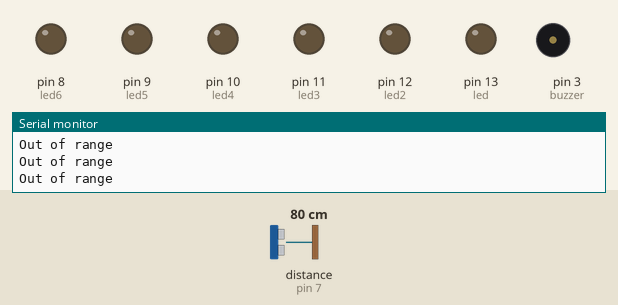
The sketch below on a simulated Arduino Uno, built with avr-gcc and run on an emulated ATmega328P. Shown: output pins drawn as LEDs (lit = HIGH), buzzer (waves = sounding), the last lines printed to the serial monitor. Wiring (inferred from the names in the program): ultrasonic range finder: trigger pin 6; echo pin 7. The inputs (shaded band) are chosen by the test bench; at power-on: distance to the obstacle (sensor on pin 7) 80 cm. The echo pulse lasts 58.3 µs per cm; pins used as bus, display or sensor lines are not drawn.

Above: at 1.3 s.
1.4 s: distance to the obstacle (sensor on pin 7) set to 34 cm
2.9 s: distance to the obstacle (sensor on pin 7) set to 30 cm
At 3.7 s:
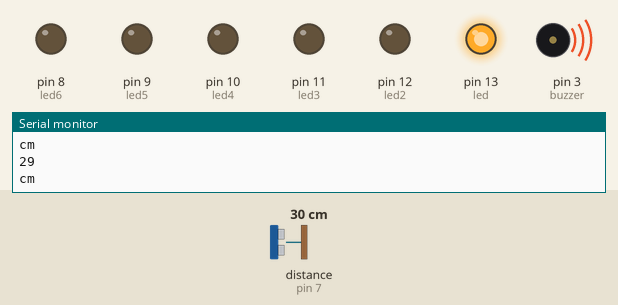
4.5 s: distance to the obstacle (sensor on pin 7) set to 23 cm
At 5.2 s:
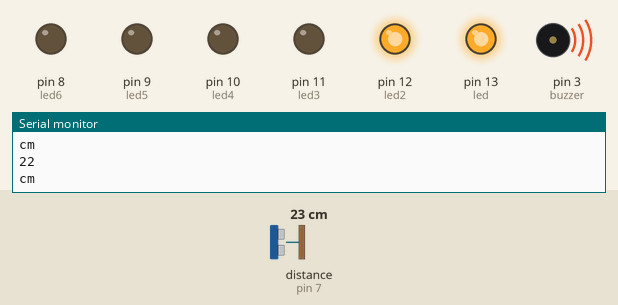
6.0 s: distance to the obstacle (sensor on pin 7) set to 18 cm
At 6.5 s:
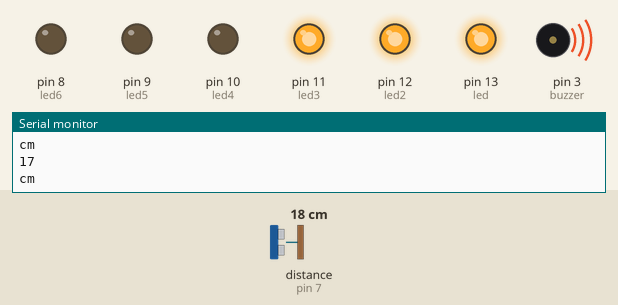
7.5 s: distance to the obstacle (sensor on pin 7) set to 2 cm
At 7.8 s:
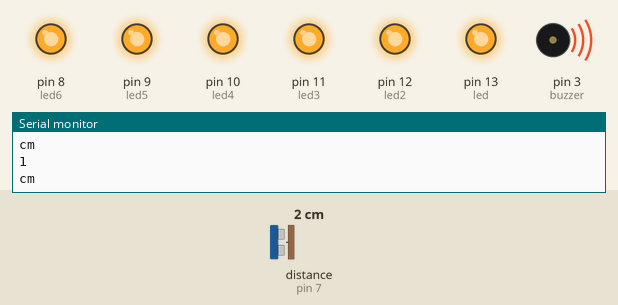
9.0 s: distance to the obstacle (sensor on pin 7) set to 35 cm
At 10.3 s:
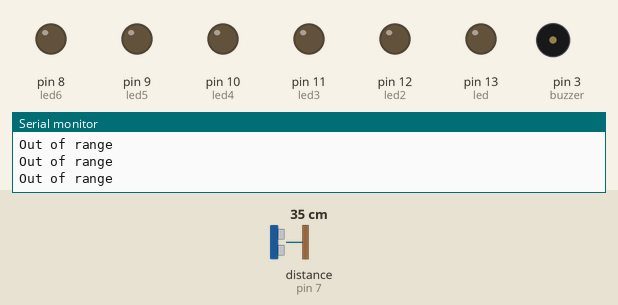
Timing chart, 0 to 11.5 s (numbered marks = the images above; inputs shaded):
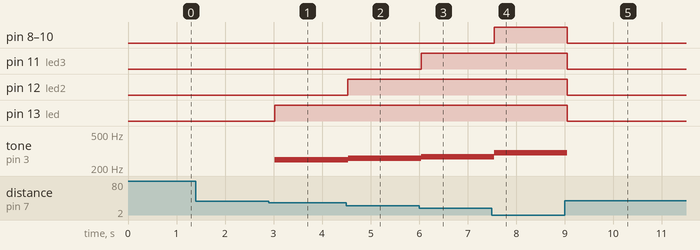

Measured:
- the behaviour switches between 32 and 31 cm on distance to the obstacle (sensor on pin 7) (found by bisection; images 0 and 1)
- the behaviour switches between 26 and 25 cm on distance to the obstacle (sensor on pin 7) (found by bisection; images 1 and 2)
- the behaviour switches between 21 and 20 cm on distance to the obstacle (sensor on pin 7) (found by bisection; images 2 and 3)
- after the input at 2.9 s, pin 13 (led): LOW → HIGH after 0.13 s; tone on pin 3 (buzzer): silent → 250 Hz after 0.13 s
- after the input at 4.5 s, pin 12 (led2): LOW → HIGH at once; tone on pin 3 (buzzer): 250 Hz → 260 Hz at once
- after the input at 6.0 s, pin 11 (led3): LOW → HIGH at once; tone on pin 3 (buzzer): 260 Hz → 270 Hz at once
- after the input at 7.5 s, pin 8 (led6), pin 9 (led5), pin 10 (led4): LOW → HIGH at once; tone on pin 3 (buzzer): 270 Hz → 300 Hz at once
- after the input at 9.0 s, pin 8 (led6), pin 9 (led5), pin 10 (led4), pin 11 (led3), pin 12 (led2), pin 13 (led): HIGH → LOW after 0.05 s; tone on pin 3 (buzzer): 300 Hz → silent after 0.05 s

The sketch:

ultrasonicsensor.ino
```cpp
#define trigPin 6
#define echoPin 7
#define led 13
#define led2 12
#define led3 11
#define led4 10
#define led5 9
#define led6 8
#define buzzer 3

int sound = 250;

void setup(){
Serial.begin(9600);
pinMode(trigPin,OUTPUT);
pinMode(echoPin,INPUT);
pinMode(led,OUTPUT);
pinMode(led2,OUTPUT);
pinMode(led3,OUTPUT);
pinMode(led4,OUTPUT);
pinMode(led5,OUTPUT);
pinMode(led6,OUTPUT);
pinMode(buzzer,OUTPUT);
}

void loop() {
long duration, distance;
digitalWrite(trigPin,LOW);
delayMicroseconds(2);
digitalWrite(trigPin,HIGH);
delayMicroseconds(10);
digitalWrite(trigPin,LOW);
duration = pulseIn(echoPin,HIGH);
distance = (duration/2)/29.1;

if(distance <=30){
digitalWrite(led,HIGH);
sound = 250;
}else{
digitalWrite(led,LOW);
}

if(distance <25){
digitalWrite(led2,HIGH);
sound = 260;
}else{
digitalWrite(led2,LOW);
}

if(distance <20){
digitalWrite(led3,HIGH);
sound = 270;
}else{
digitalWrite(led3,LOW);
}

if(distance <15){
digitalWrite(led4,HIGH);
sound = 280;
}else{
digitalWrite(led4,LOW);
}

if(distance <10){
digitalWrite(led5,HIGH);
sound = 290;
}else{
digitalWrite(led5,LOW);
}

if(distance <5){
digitalWrite(led6,HIGH);
sound = 300;
}else{
digitalWrite(led6,LOW);
}

if(distance >30||distance <= 0){
Serial.println("Out of range");
noTone(buzzer);
}

else{
Serial.println(distance);
Serial.println("cm");
tone(buzzer,sound);
}
delay(500);
}
```
